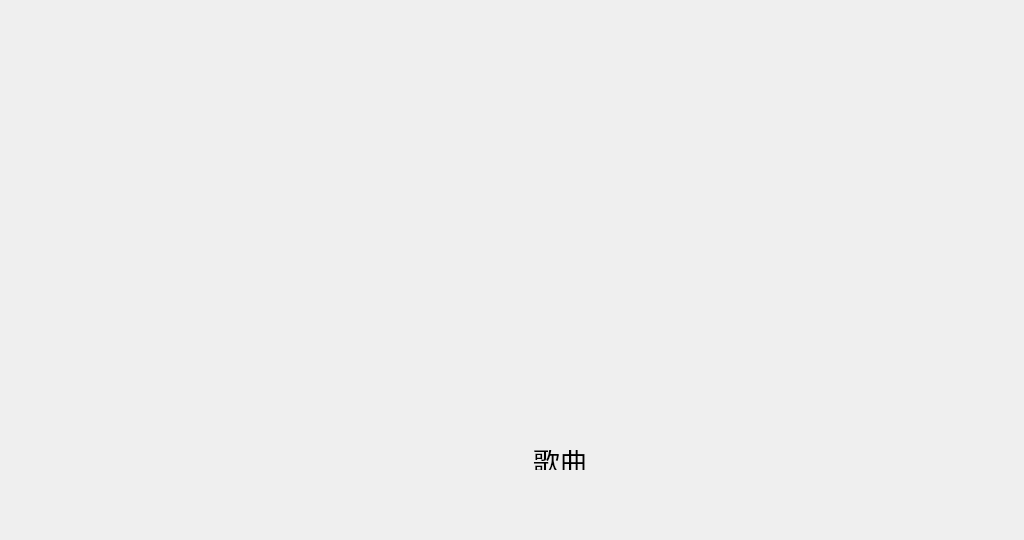
<?xml version="1.0" encoding="UTF-8"?>
<ui version="4.0">
 <class>HomeScreen</class>
 <widget class="QWidget" name="HomeScreen">
  <property name="geometry">
   <rect>
    <x>0</x>
    <y>0</y>
    <width>1024</width>
    <height>540</height>
   </rect>
  </property>
  <property name="font">
   <font>
    <family>Arial</family>
    <pointsize>20</pointsize>
    <italic>false</italic>
   </font>
  </property>
  <property name="windowTitle">
   <string>Form</string>
  </property>
  <property name="styleSheet">
   <string notr="true">#home{
border-image: url(:/background/bg/bg0.png);
}</string>
  </property>
  <widget class="QLabel" name="label_time">
   <property name="geometry">
    <rect>
     <x>100</x>
     <y>30</y>
     <width>161</width>
     <height>111</height>
    </rect>
   </property>
   <property name="palette">
    <palette>
     <active>
      <colorrole role="WindowText">
       <brush brushstyle="SolidPattern">
        <color alpha="255">
         <red>255</red>
         <green>255</green>
         <blue>255</blue>
        </color>
       </brush>
      </colorrole>
     </active>
     <inactive>
      <colorrole role="WindowText">
       <brush brushstyle="SolidPattern">
        <color alpha="255">
         <red>255</red>
         <green>255</green>
         <blue>255</blue>
        </color>
       </brush>
      </colorrole>
     </inactive>
     <disabled>
      <colorrole role="WindowText">
       <brush brushstyle="SolidPattern">
        <color alpha="255">
         <red>120</red>
         <green>120</green>
         <blue>120</blue>
        </color>
       </brush>
      </colorrole>
     </disabled>
    </palette>
   </property>
   <property name="font">
    <font>
     <family>Segoe UI Black</family>
     <pointsize>20</pointsize>
     <weight>75</weight>
     <italic>true</italic>
     <bold>true</bold>
    </font>
   </property>
   <property name="text">
    <string/>
   </property>
  </widget>
  <widget class="QWidget" name="widget" native="true">
   <property name="geometry">
    <rect>
     <x>60</x>
     <y>400</y>
     <width>250</width>
     <height>80</height>
    </rect>
   </property>
   <property name="styleSheet">
    <string notr="true">border-image: url(:/background/bg/set4.png);
border-radius:10px;</string>
   </property>
   <widget class="QPushButton" name="pushButton_car">
    <property name="geometry">
     <rect>
      <x>10</x>
      <y>10</y>
      <width>71</width>
      <height>61</height>
     </rect>
    </property>
    <property name="styleSheet">
     <string notr="true">#pushButton_car{
background-color: rgb(255，153，51);
color: rgb(255, 255, 255);
border-radius: 5px;
}

#pushButton_car:hover{
background-color: rgb(255, 153, 51);
color: rgb(255, 255, 255);
border-radius: 5px;
}
#pushButton_car:pressed{
background-color: rgb(99, 188, 255);
color: rgb(255, 255, 255);
border-radius: 5px;
padding-left:2px;
padding-top:2px;
}
</string>
    </property>
    <property name="text">
     <string/>
    </property>
    <property name="icon">
     <iconset resource="image.qrc">
      <normaloff>:/background/main/car_icon.png</normaloff>:/background/main/car_icon.png</iconset>
    </property>
    <property name="iconSize">
     <size>
      <width>60</width>
      <height>80</height>
     </size>
    </property>
    <property name="flat">
     <bool>true</bool>
    </property>
   </widget>
   <widget class="QPushButton" name="pushButton_clock">
    <property name="geometry">
     <rect>
      <x>90</x>
      <y>10</y>
      <width>71</width>
      <height>61</height>
     </rect>
    </property>
    <property name="styleSheet">
     <string notr="true">
#pushButton_clock:pressed{
background-color: rgb(99, 188, 255);
color: rgb(255, 255, 255);
border-radius: 5px;
padding-left:2px;
padding-top:2px;
}</string>
    </property>
    <property name="text">
     <string/>
    </property>
    <property name="icon">
     <iconset resource="image.qrc">
      <normaloff>:/background/main/unlock.png</normaloff>:/background/main/unlock.png</iconset>
    </property>
    <property name="iconSize">
     <size>
      <width>60</width>
      <height>80</height>
     </size>
    </property>
    <property name="flat">
     <bool>true</bool>
    </property>
   </widget>
   <widget class="QPushButton" name="pushButton_door">
    <property name="geometry">
     <rect>
      <x>170</x>
      <y>10</y>
      <width>71</width>
      <height>61</height>
     </rect>
    </property>
    <property name="styleSheet">
     <string notr="true">#pushButton_door:pressed{
background-color: rgb(99, 188, 255);
color: rgb(255, 255, 255);
border-radius: 5px;
padding-left:2px;
padding-top:2px;
}</string>
    </property>
    <property name="text">
     <string/>
    </property>
    <property name="icon">
     <iconset resource="image.qrc">
      <normaloff>:/background/main/box_open.png</normaloff>:/background/main/box_open.png</iconset>
    </property>
    <property name="iconSize">
     <size>
      <width>60</width>
      <height>80</height>
     </size>
    </property>
    <property name="flat">
     <bool>true</bool>
    </property>
   </widget>
  </widget>
  <widget class="QWidget" name="widget_2" native="true">
   <property name="geometry">
    <rect>
     <x>370</x>
     <y>400</y>
     <width>300</width>
     <height>80</height>
    </rect>
   </property>
   <property name="styleSheet">
    <string notr="true">border-image: url(:/background/bg/set4.png);
border-radius:10px;</string>
   </property>
   <widget class="QLabel" name="label_image">
    <property name="geometry">
     <rect>
      <x>10</x>
      <y>0</y>
      <width>71</width>
      <height>80</height>
     </rect>
    </property>
    <property name="styleSheet">
     <string notr="true"/>
    </property>
    <property name="text">
     <string/>
    </property>
   </widget>
   <widget class="QPushButton" name="pushButton_pre">
    <property name="geometry">
     <rect>
      <x>90</x>
      <y>10</y>
      <width>51</width>
      <height>31</height>
     </rect>
    </property>
    <property name="styleSheet">
     <string notr="true">#pushButton_pre:pressed{
background-color: rgb(99, 188, 255);
color: rgb(255, 255, 255);
border-radius: 5px;
padding-left:2px;
padding-top:2px;
}</string>
    </property>
    <property name="text">
     <string/>
    </property>
    <property name="icon">
     <iconset resource="image.qrc">
      <normaloff>:/background/main/previous.png</normaloff>:/background/main/previous.png</iconset>
    </property>
    <property name="iconSize">
     <size>
      <width>30</width>
      <height>30</height>
     </size>
    </property>
   </widget>
   <widget class="QPushButton" name="pushButton_start">
    <property name="geometry">
     <rect>
      <x>160</x>
      <y>10</y>
      <width>51</width>
      <height>31</height>
     </rect>
    </property>
    <property name="styleSheet">
     <string notr="true">#pushButton_start:pressed{
background-color: rgb(99, 188, 255);
color: rgb(255, 255, 255);
border-radius: 5px;
padding-left:2px;
padding-top:2px;
}</string>
    </property>
    <property name="text">
     <string/>
    </property>
    <property name="icon">
     <iconset resource="image.qrc">
      <normaloff>:/background/main/play.png</normaloff>:/background/main/play.png</iconset>
    </property>
    <property name="iconSize">
     <size>
      <width>30</width>
      <height>30</height>
     </size>
    </property>
   </widget>
   <widget class="QPushButton" name="pushButton_next">
    <property name="geometry">
     <rect>
      <x>230</x>
      <y>10</y>
      <width>51</width>
      <height>31</height>
     </rect>
    </property>
    <property name="styleSheet">
     <string notr="true">#pushButton_next:pressed{
background-color: rgb(99, 188, 255);
color: rgb(255, 255, 255);
border-radius: 5px;
padding-left:2px;
padding-top:2px;
}
</string>
    </property>
    <property name="text">
     <string/>
    </property>
    <property name="icon">
     <iconset resource="image.qrc">
      <normaloff>:/background/main/next.png</normaloff>:/background/main/next.png</iconset>
    </property>
    <property name="iconSize">
     <size>
      <width>30</width>
      <height>30</height>
     </size>
    </property>
   </widget>
   <widget class="QLabel" name="label_name">
    <property name="geometry">
     <rect>
      <x>110</x>
      <y>50</y>
      <width>160</width>
      <height>20</height>
     </rect>
    </property>
    <property name="text">
     <string>歌曲</string>
    </property>
    <property name="alignment">
     <set>Qt::AlignCenter</set>
    </property>
   </widget>
  </widget>
  <widget class="QWidget" name="widget_3" native="true">
   <property name="geometry">
    <rect>
     <x>730</x>
     <y>400</y>
     <width>250</width>
     <height>80</height>
    </rect>
   </property>
   <property name="styleSheet">
    <string notr="true">border-image: url(:/background/bg/set4.png);
border-radius:10px;</string>
   </property>
   <widget class="QPushButton" name="pushButton_daohang">
    <property name="geometry">
     <rect>
      <x>10</x>
      <y>10</y>
      <width>71</width>
      <height>61</height>
     </rect>
    </property>
    <property name="styleSheet">
     <string notr="true">#pushButton_daohang:pressed{
background-color: rgb(99, 188, 255);
color: rgb(255, 255, 255);
border-radius: 5px;
padding-left:2px;
padding-top:2px;
}</string>
    </property>
    <property name="text">
     <string/>
    </property>
    <property name="icon">
     <iconset resource="image.qrc">
      <normaloff>:/background/main/daohang.png</normaloff>:/background/main/daohang.png</iconset>
    </property>
    <property name="iconSize">
     <size>
      <width>60</width>
      <height>80</height>
     </size>
    </property>
    <property name="flat">
     <bool>true</bool>
    </property>
   </widget>
   <widget class="QPushButton" name="pushButton_map">
    <property name="geometry">
     <rect>
      <x>90</x>
      <y>10</y>
      <width>71</width>
      <height>61</height>
     </rect>
    </property>
    <property name="styleSheet">
     <string notr="true">#pushButton_map:pressed{
background-color: rgb(99, 188, 255);
color: rgb(255, 255, 255);
border-radius: 5px;
padding-left:2px;
padding-top:2px;
}</string>
    </property>
    <property name="text">
     <string/>
    </property>
    <property name="icon">
     <iconset resource="image.qrc">
      <normaloff>:/background/main/icon_gohome.png</normaloff>:/background/main/icon_gohome.png</iconset>
    </property>
    <property name="iconSize">
     <size>
      <width>60</width>
      <height>80</height>
     </size>
    </property>
    <property name="flat">
     <bool>true</bool>
    </property>
   </widget>
   <widget class="QPushButton" name="pushButton_charge">
    <property name="geometry">
     <rect>
      <x>170</x>
      <y>10</y>
      <width>71</width>
      <height>61</height>
     </rect>
    </property>
    <property name="styleSheet">
     <string notr="true">#pushButton_charge:pressed{
background-color: rgb(99, 188, 255);
color: rgb(255, 255, 255);
border-radius: 5px;
padding-left:2px;
padding-top:2px;
}</string>
    </property>
    <property name="text">
     <string/>
    </property>
    <property name="icon">
     <iconset resource="image.qrc">
      <normaloff>:/background/main/icon_dian.png</normaloff>:/background/main/icon_dian.png</iconset>
    </property>
    <property name="iconSize">
     <size>
      <width>60</width>
      <height>80</height>
     </size>
    </property>
    <property name="flat">
     <bool>true</bool>
    </property>
   </widget>
  </widget>
 </widget>
 <resources>
  <include location="image.qrc"/>
 </resources>
 <connections/>
</ui>
